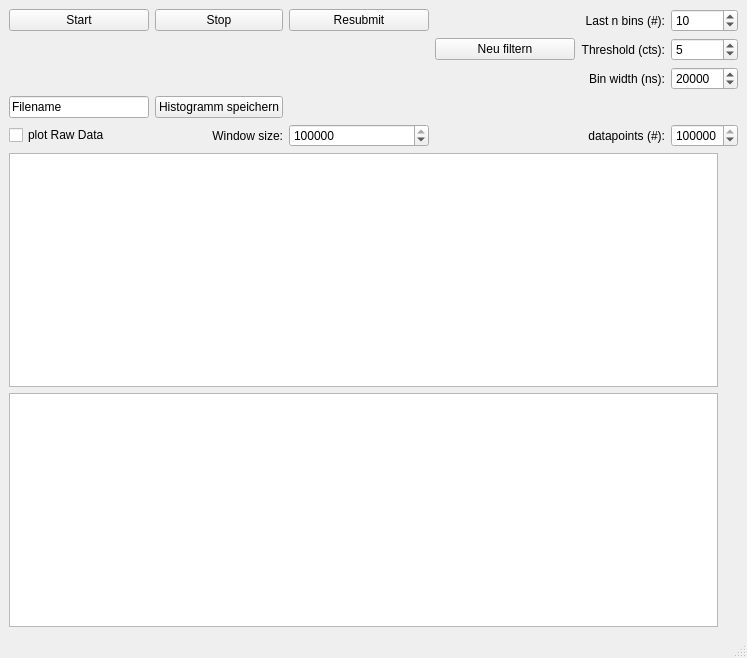
<?xml version="1.0" encoding="UTF-8"?>
<ui version="4.0">
 <class>TimeHist_MainWindow</class>
 <widget class="QMainWindow" name="TimeHist_MainWindow">
  <property name="geometry">
   <rect>
    <x>0</x>
    <y>0</y>
    <width>747</width>
    <height>658</height>
   </rect>
  </property>
  <property name="windowTitle">
   <string>qudi: TimeHist</string>
  </property>
  <widget class="QWidget" name="centralwidget">
   <layout class="QHBoxLayout" name="horizontalLayout">
    <item>
     <layout class="QVBoxLayout" name="verticalLayout">
      <item>
       <layout class="QGridLayout" name="gridLayout">
        <property name="horizontalSpacing">
         <number>6</number>
        </property>
        <item row="2" column="4">
         <widget class="QLabel" name="labelThreshold">
          <property name="text">
           <string>Threshold (cts):</string>
          </property>
          <property name="alignment">
           <set>Qt::AlignRight|Qt::AlignTrailing|Qt::AlignVCenter</set>
          </property>
         </widget>
        </item>
        <item row="1" column="0">
         <widget class="QPushButton" name="startButton">
          <property name="text">
           <string>Start</string>
          </property>
         </widget>
        </item>
        <item row="1" column="2">
         <widget class="QPushButton" name="resubmitButton">
          <property name="text">
           <string>Resubmit</string>
          </property>
         </widget>
        </item>
        <item row="3" column="5">
         <widget class="QSpinBox" name="binwidth_spinBox">
          <property name="maximum">
           <number>240000000</number>
          </property>
          <property name="singleStep">
           <number>100</number>
          </property>
          <property name="value">
           <number>20000</number>
          </property>
          <property name="displayIntegerBase">
           <number>10</number>
          </property>
         </widget>
        </item>
        <item row="1" column="4">
         <widget class="QLabel" name="labelNFilter">
          <property name="text">
           <string>Last n bins (#):</string>
          </property>
          <property name="alignment">
           <set>Qt::AlignRight|Qt::AlignTrailing|Qt::AlignVCenter</set>
          </property>
         </widget>
        </item>
        <item row="1" column="5">
         <widget class="QSpinBox" name="nFilterSpinBox">
          <property name="minimum">
           <number>1</number>
          </property>
          <property name="maximum">
           <number>10000</number>
          </property>
          <property name="value">
           <number>10</number>
          </property>
         </widget>
        </item>
        <item row="2" column="5">
         <widget class="QSpinBox" name="thresholdSpinBox">
          <property name="minimum">
           <number>0</number>
          </property>
          <property name="maximum">
           <number>1000</number>
          </property>
          <property name="value">
           <number>5</number>
          </property>
         </widget>
        </item>
        <item row="3" column="4">
         <widget class="QLabel" name="label">
          <property name="text">
           <string>Bin width (ns):</string>
          </property>
          <property name="alignment">
           <set>Qt::AlignRight|Qt::AlignTrailing|Qt::AlignVCenter</set>
          </property>
         </widget>
        </item>
        <item row="1" column="1">
         <widget class="QPushButton" name="stopButton">
          <property name="text">
           <string>Stop</string>
          </property>
         </widget>
        </item>
        <item row="5" column="0">
         <widget class="QCheckBox" name="raw_data_checkBox">
          <property name="text">
           <string>plot Raw Data</string>
          </property>
         </widget>
        </item>
        <item row="1" column="3">
         <spacer name="horizontalSpacer">
          <property name="orientation">
           <enum>Qt::Horizontal</enum>
          </property>
          <property name="sizeHint" stdset="0">
           <size>
            <width>40</width>
            <height>20</height>
           </size>
          </property>
         </spacer>
        </item>
        <item row="5" column="1">
         <widget class="QLabel" name="label_3">
          <property name="text">
           <string>Window size:</string>
          </property>
          <property name="alignment">
           <set>Qt::AlignRight|Qt::AlignTrailing|Qt::AlignVCenter</set>
          </property>
         </widget>
        </item>
        <item row="5" column="2">
         <widget class="QSpinBox" name="window_size_spinBox">
          <property name="maximum">
           <number>1000000000</number>
          </property>
          <property name="singleStep">
           <number>100</number>
          </property>
          <property name="value">
           <number>100000</number>
          </property>
         </widget>
        </item>
        <item row="4" column="0">
         <widget class="QLineEdit" name="Filename_LineEdit">
          <property name="text">
           <string>Filename</string>
          </property>
         </widget>
        </item>
        <item row="4" column="1">
         <widget class="QPushButton" name="saveButton">
          <property name="text">
           <string>Histogramm speichern</string>
          </property>
         </widget>
        </item>
        <item row="4" column="2">
         <spacer name="horizontalSpacer_2">
          <property name="orientation">
           <enum>Qt::Horizontal</enum>
          </property>
          <property name="sizeHint" stdset="0">
           <size>
            <width>40</width>
            <height>20</height>
           </size>
          </property>
         </spacer>
        </item>
        <item row="4" column="3">
         <spacer name="horizontalSpacer_3">
          <property name="orientation">
           <enum>Qt::Horizontal</enum>
          </property>
          <property name="sizeHint" stdset="0">
           <size>
            <width>40</width>
            <height>20</height>
           </size>
          </property>
         </spacer>
        </item>
        <item row="2" column="3">
         <widget class="QPushButton" name="refilterButton">
          <property name="text">
           <string>Neu filtern</string>
          </property>
         </widget>
        </item>
        <item row="5" column="4">
         <widget class="QLabel" name="label_2">
          <property name="text">
           <string>datapoints (#):</string>
          </property>
          <property name="alignment">
           <set>Qt::AlignRight|Qt::AlignTrailing|Qt::AlignVCenter</set>
          </property>
         </widget>
        </item>
        <item row="5" column="5">
         <widget class="QSpinBox" name="datapoints_spinBox">
          <property name="maximum">
           <number>1000000000</number>
          </property>
          <property name="value">
           <number>2000000</number>
          </property>
         </widget>
        </item>
       </layout>
      </item>
      <item>
       <layout class="QHBoxLayout" name="horizontalLayout_2">
        <item>
         <widget class="PlotWidget" name="trace_plot_widget">
          <property name="sizePolicy">
           <sizepolicy hsizetype="Expanding" vsizetype="Preferred">
            <horstretch>0</horstretch>
            <verstretch>0</verstretch>
           </sizepolicy>
          </property>
         </widget>
        </item>
        <item>
         <spacer name="verticalSpacer_2">
          <property name="orientation">
           <enum>Qt::Vertical</enum>
          </property>
          <property name="sizeHint" stdset="0">
           <size>
            <width>20</width>
            <height>40</height>
           </size>
          </property>
         </spacer>
        </item>
       </layout>
      </item>
      <item>
       <layout class="QHBoxLayout" name="horizontalLayout_3">
        <item>
         <widget class="PlotWidget" name="hist_plot_widget">
          <property name="sizePolicy">
           <sizepolicy hsizetype="Expanding" vsizetype="Preferred">
            <horstretch>1</horstretch>
            <verstretch>1</verstretch>
           </sizepolicy>
          </property>
         </widget>
        </item>
        <item>
         <spacer name="verticalSpacer">
          <property name="orientation">
           <enum>Qt::Vertical</enum>
          </property>
          <property name="sizeHint" stdset="0">
           <size>
            <width>20</width>
            <height>40</height>
           </size>
          </property>
         </spacer>
        </item>
       </layout>
      </item>
     </layout>
    </item>
   </layout>
  </widget>
  <widget class="QMenuBar" name="menubar">
   <property name="geometry">
    <rect>
     <x>0</x>
     <y>0</y>
     <width>747</width>
     <height>21</height>
    </rect>
   </property>
  </widget>
  <widget class="QStatusBar" name="statusbar"/>
 </widget>
 <customwidgets>
  <customwidget>
   <class>PlotWidget</class>
   <extends>QGraphicsView</extends>
   <header>pyqtgraph</header>
  </customwidget>
 </customwidgets>
 <resources/>
 <connections/>
</ui>
